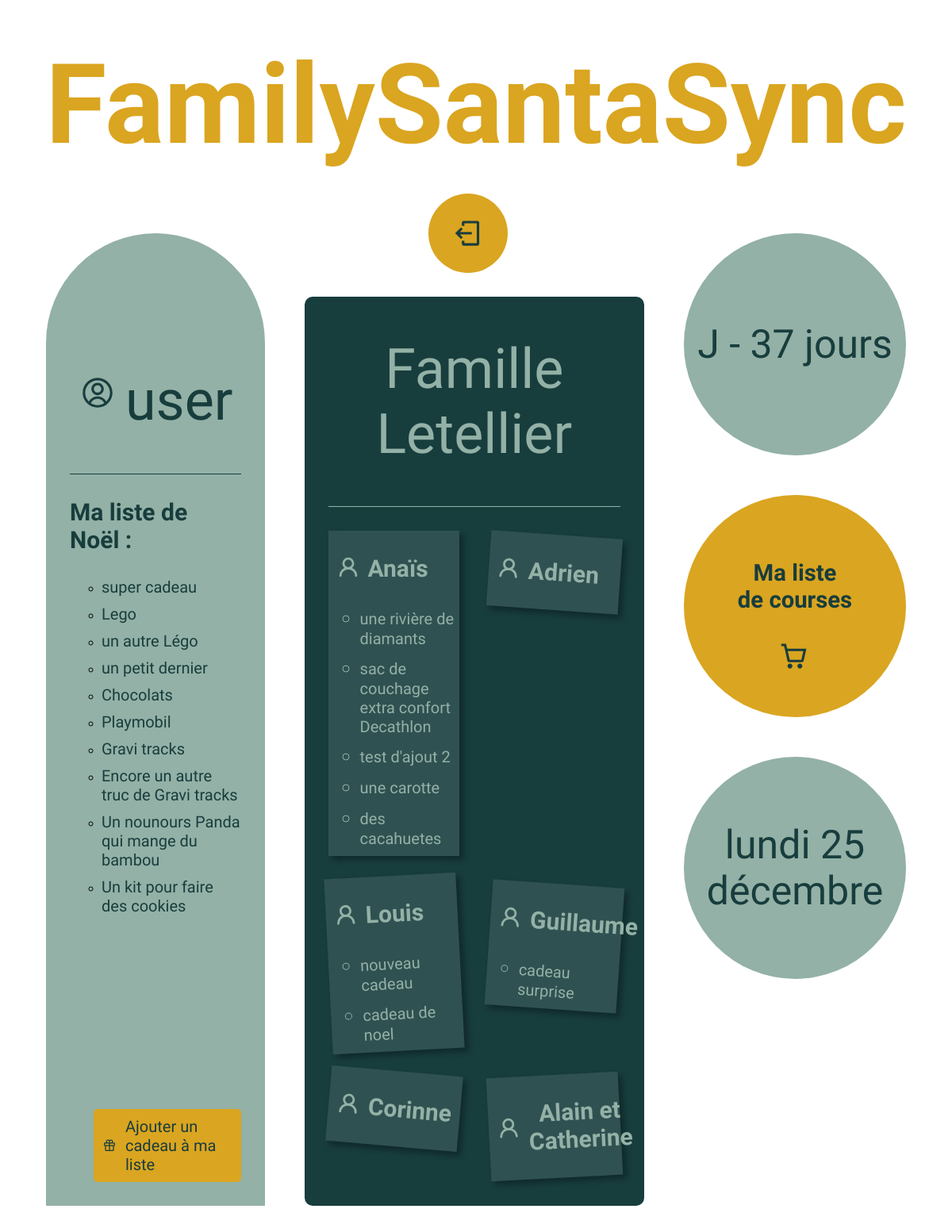
Screenshot of /home/4 with the database file from the repository.
### presents/models.py (models this page shows, shortened)
class Gift(models.Model):
    class Price(models.TextChoices):
        PRICE1 = "Moins de 40 €"
        PRICE2 = "Entre 40 et 100 €"
        PRICE3 = "Plus de 100€"
    id = models.AutoField(primary_key=True)
    member = models.ForeignKey(Member, on_delete=models.CASCADE)
    family = models.ForeignKey(Family, on_delete=models.CASCADE)
    name = models.CharField(max_length=100)
    link = models.URLField(null=True, blank=True)
    price = models.CharField(choices=Price.choices, max_length=20)

### authentication/models.py (models this page shows)
class Family(models.Model):
    id = models.AutoField(primary_key=True)
    name = models.CharField(max_length=100)
    password = models.CharField(max_length=100)
    def __str__(self):
        return self.name

class Member(models.Model):
    id = models.AutoField(primary_key=True)
    name = models.CharField(max_length=100)
    family = models.ForeignKey(Family, on_delete=models.CASCADE)
    def __str__(self):
        return self.name

### presents/views.py (the view)
# urls.py: 2. Add a URL to urlpatterns:  path('', views.home, name='home')
def home(request, member_id):
    family_name = Member.objects.get(id=member_id).family
    family_id = Member.objects.get(id=member_id).family_id
    my_presents = Gift.objects.filter(member=member_id)
    family_presents = Gift.objects.filter(family=family_name).select_related('member')
    family_members = Member.objects.filter(family_id=family_name).exclude(id=member_id)
    member = get_object_or_404(Member, id=member_id)
    family = get_object_or_404(Family, id=family_id)
    if request.method == 'POST':
        add_present_form = forms.AddGiftForm(request.POST)
        if add_present_form.is_valid():
            gift = add_present_form.save(commit=False)
            gift.member = member
            gift.family = family
            gift.save()
            return redirect("home", member_id)
        else:
            message = "Erreur dans le formulaire. Veuillez vérifier les données saisies."
    else:
        add_present_form = forms.AddGiftForm()
        message = ""
    christmas_date = datetime(2023, 12, 25)
    now = datetime.now()
    timelaps = christmas_date - now
    return render(request,
                  'home.html',
                  {
                    'my_presents': my_presents,
                    'family_presents': family_presents,
                    'family_members': family_members,
                    'family_name': family_name,
                    'add_present_form': add_present_form,
                    'message':message,
                    'timelaps': timelaps
                  }
                )

### presents/templates/home.html (shortened to what this page needs)
{% extends 'base.html' %}
{% block content %}
<div class="home_page">
    <div class="my_presents">
        <div class="my_presents_content">
            <div class="header_member">
                <img src="../../authentication/static/member.svg"/>
                <p class="id_member">{{ request.session.member|default:"user"}}</p>
            </div>
            <div class="line"></div>
            <h3>Ma liste de Noël : </h3>
            <ul>
                {% for my_present in my_presents %}
                <li><a href="{% url 'present-detail' my_present.id %}">{{my_present.name}}</a></li>
                {% endfor %}
            </ul>
            <a class="yellow_button">
                <div onclick="openPopup()">
                    <img src="../../authentication/static/gift.svg"/>
                    <p>Ajouter un cadeau à ma liste</p>
                </div>
            </a>
        </div>
    </div>
    <div class="family_presents">
        <div class="family_presents_content">
            <p class="id_family">Famille {{family_name}}</p>
            <div class="family_presents_content_center">
                {% for family_member in family_members %}
                <div class="family_member">
                    <div class="header_family">
                        <img src="../../authentication/static/family.svg"/>
                        <h3>{{family_member}}</h3>
                    </div>
                    {% for present in family_presents %}
                    <ul>
                        {% if present.member == family_member %}
                        <li><a href="{% url 'present-detail' present.id %}">{{present.name}}</a></li>
                        {% endif %}
                    </ul>
                    {% endfor %}
                </div>
                {% endfor %}
            </div>
        </div>
    </div>
    <div class="right_home">
        <div class="countdown">
            <p>J -&nbsp</p>
            <p>{{timelaps.days}} jours</p>
        </div>
        <div class="shopping_list">
            <a href="{% url 'shopping-list' request.session.member_id %}">
                <h3>Ma liste </br>de courses</h3>
                <img src="../../authentication/static/cart.svg"/>
            </a>
        </div>
        <div class="countdown">
            <p>lundi 25 </br>décembre</p>
        </div>
    </div>
</div>
{% endblock content %}

### authentication/static/styles.css (style rules this page uses)
body { background-image: url('./christmas_tree.jpg'); background-attachment: fixed; background-size: cover; background-repeat: no-repeat; }
p { font-family: 'Abel', sans-serif; color: #040D12; font-size: 30px; }
body { padding-bottom: 80px; position:relative; }
.home_page { display: flex; flex-direction: row; justify-content: stretch; gap: 50px; margin: -50px 50px; }
.my_presents { background-color: #93B1A6; border-radius: 200px 200px 0 0; width: 400px; min-height: max-content; position: relative; padding-bottom: 110px; }
.my_presents_content { margin: 100px 30px 10px 30px; display: flex; flex-direction: column; justify-content: center; }
.my_presents_content img { width: 50px; height: 50px; }
.my_presents_content .header_member { display: flex; flex-direction: row; justify-content: center; align-items: center; gap: 10px; padding: 0 10px; }
.my_presents_content .id_member { color: #183D3D; font-family: 'Clicker Script', cursive; font-size: 70px; text-align: center; margin-bottom: 50px; }
.my_presents_content .line { border-bottom: solid 1px #183D3D; width: 100%; height: 1px; }
.my_presents_content h3 { color: #183D3D; font-family: 'Abel', sans-serif; font-size: 30px; }
.my_presents_content ul { list-style-type: circle; margin: 0; }
.my_presents_content ul li { margin-bottom: 10px; text-align: left; }
.my_presents_content ul li a { font-family: 'Abel', sans-serif; color: #183D3D; font-size: 20px; text-decoration: none; cursor: pointer; }
.yellow_button { color: #183D3D; position: absolute; bottom: 30px; cursor: pointer; margin: 0 30px; }
.yellow_button div { display: flex; flex-direction: row; gap: 10px; align-items: center; background-color: #daa520; border-radius: 5px; padding: 10px; }
.yellow_button img { width: 20px; height: 20px; }
.yellow_button p { font-family: 'Abel', sans-serif; color: #183D3D; font-size: 20px; margin: 0; }
.family_presents { background-color: #183D3D; border-radius: 10px; width:60%; margin-top: 80px; }
.family_presents_content .id_family { color: #93B1A6; font-family: 'Clicker Script', cursive; font-size: 70px; text-align: center; margin: 50px 0; }
.family_presents_content_center { margin: 0 30px; padding-top: 30px ; display: flex; flex-direction: row; justify-content: space-between; flex-wrap: wrap; border-top: solid 1px #93B1A6; }
.family_presents_content .family_member { color: #93B1A6; font-family: 'Abel', sans-serif; font-size: 25px; text-align: center; width: 45%; height: max-content; margin-bottom: 30px; background-color: rgb(48, 81, 81); box-shadow: 5px 5px 7px rgba(4,13,18,.4); }
.family_presents_content .family_member:nth-child(even) { transform:rotate(4deg); position:relative; top:5px; }
.family_presents_content .family_member:nth-child(3n) { transform:rotate(-3deg); position:relative; top:-5px; }
.family_presents_content .family_member:nth-child(5n) { transform:rotate(5deg); position:relative; top:-10px; }
.family_presents_content .family_member .header_family { display: flex; flex-direction: row; align-items: center; gap: 10px; padding: 0 10px; }
.family_presents_content .family_member .header_family h3 { color: #93B1A6; font-family: 'Abel', sans-serif; font-size: 30px; }
.family_presents_content .family_member img { width: 30px; height: 30px; margin-bottom: 5px; }
.family_presents_content .family_member ul { list-style-type: circle; margin: 0; }
.family_presents_content .family_member ul li { margin-bottom: 10px; text-align: left; }
.family_presents_content .family_member ul li a { font-family: 'Abel', sans-serif; color: #93B1A6; font-size: 20px; text-decoration: none; cursor: pointer; }
.right_home { display: flex; flex-direction: column; gap: 50px; }
.right_home div { display: flex; align-items: center; justify-content: center; background-color: #93B1A6; border-radius: 50%; width: 280px; height: 280px; }
.right_home p { color: #183D3D; font-family: 'Clicker Script', cursive; font-size: 50px; text-align: center; }
.shopping_list { background-color: #daa520 !important; }
.shopping_list a { text-align: center; color: #183D3D; font-family: 'Abel', sans-serif; font-size: 25px; margin-top: 20px; margin-bottom: 20px; text-decoration: none; }
.shopping_list { cursor: pointer; display: flex; flex-direction: column; }
.shopping_list img { width: 50px; height: 50px; }

### rows the page displays
Gift: name "super cadeau"
Gift: name "Lego"
Gift: name "un autre Légo"
Gift: name "un petit dernier"
Gift: name "Chocolats"
Gift: name "Playmobil"
Gift: name "Gravi tracks"
Gift: name "Encore un autre truc de Gravi tracks"
Gift: name "Un nounours Panda qui mange du bambou"
Gift: name "Un kit pour faire des cookies"
Family: name "Letellier"
Member: name "Anaïs"
Gift: name "une rivière de diamants"
Gift: name "sac de couchage extra confort Decathlon"
Gift: name "test d'ajout 2"
Gift: name "une carotte"
Gift: name "des cacahuetes"
Member: name "Adrien"
Member: name "Louis"
Gift: name "nouveau cadeau"
Gift: name "cadeau de noel"
Member: name "Guillaume"
Gift: name "cadeau surprise"
Member: name "Corinne"
Member: name "Alain et Catherine"

### other values shown
{{ request.session.member|default:"user" }} "user"
